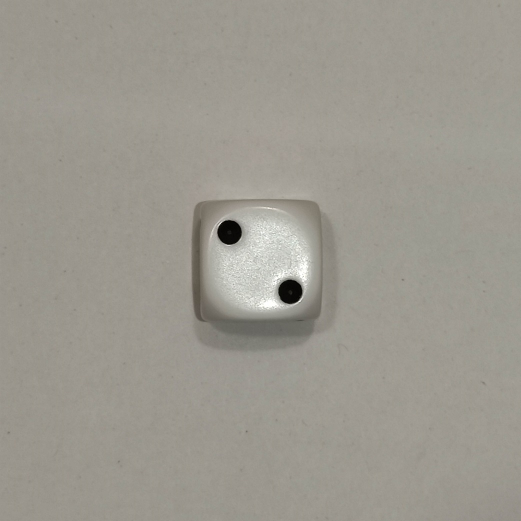
#> input picture set/0/1 (1).jpg, 1042 x 1042 px (shown at 1/2 size); its folder holds only this picture in this run
$ jupyter execute --allow-errors obrazy_final.ipynb
#> lines starting #> are read from the running program, lines starting #| are printed output that depends on the picture; after the words box and inside, x2 and y2 are one past the last pixel; in counts of white or black regions, pixels touching at a corner belong together
[cell 1]
import numpy as np
import cv2 as cv
import os
from skimage import data, io, filters, measure, feature, exposure

[cell 2]
def markCnt(cnt):
    M = cv.moments(cnt)
    if M['m00']>0 :
        cx = int(M['m10']/M['m00'])
        cy = int(M['m01']/M['m00'])
        #cv.putText(img_c, str(i), (cx-10, cy+6), cv.FONT_HERSHEY_SIMPLEX, 0.5, (0, 0, 255), 1)
        return [cx,cy]
    else:
        return [0,0]

def isEllipse(cnt, area):
    if(len(cnt)<=5):
        return False
    else:
        ellipse = cv.fitEllipse(cnt)
        (x, y), (MA, ma), angle = cv.fitEllipse(cnt)
        A = np.pi * MA * ma/4
        if area < 5:
            return False
        if A/area<1.2:
            return True
        else:
            return False

def solidityCircle(cnt, area,sc):
    (x,y),radius = cv.minEnclosingCircle(cnt)
    center = (int(x),int(y))
    solidityCircle = float(area)/(max(radius**2,0.000001) * np.pi)
    return solidityCircle

def isCircle(cnt):
    perimeter = cv.arcLength(cnt,True)
    epsilon = 0.02*perimeter
    approx = cv.approxPolyDP(cnt,epsilon,True)
    if len(approx)>5:
        return True
    else:
        return False

def dist(x1,y1,x2,y2):
    return np.sqrt((x1-x2)**2 + (y1-y2)**2)

def groupWalls(angles, latitude):
    angles = sorted(angles)
    first = angles[0]
    tmp = []
    for angle in angles:
        if angle - first > latitude:
            yield tmp
            tmp = []
        tmp.append(angle)
        first = angle
    yield tmp

def groupWallsByAngleDistance(circles, latitudeAngle, latitudeDistance):
    res = []
    circles = sorted(circles,key = lambda circle: circle.a)
    while len(circles)>0:
        cands = []

        first = circles[0]
        for circle in circles:
            if circle.a - first.a < latitudeAngle:
                cands.append(circle)
                first = circle
        first = cands[0]
        minD = calcMinDist(cands)
        wall = []
        for circle in cands:
            if dist(first.x, first.y, circle.x, circle.y) < minD*latitudeDistance:
                wall.append(circle)
            else:
                continue
        wallOnlyCnt = []
        for circle in wall:
            wallOnlyCnt.append(circle.i)
            index = None
            for z,c2 in enumerate(circles):
                if c2.i == circle.i:
                    index = z
            circles.pop(index)
        res.append(wallOnlyCnt)
    return res

class Circle:
    def __init__(self,i,x,y,a):
        self.i = i
        self.x = x
        self.y = y
        self.thisDistances = {}
        self.Arr =[]
        self.a = a

[cell 3]
def calcDistances(circles):
    for c1 in circles:
        tmp = {}
        for c2 in circles:
            if c1.i != c2.i:
                tmp[c2.i] = dist(c1.x,c1.y,c2.x,c2.y)
        c1.Arr = sorted(tmp.items(), key =
             lambda kv:(kv[1], kv[0]))
        c1.thisDistances = tmp
def calcMinDist(circles):
    distArr = []
    for c in circles:
        for k,v in c.thisDistances.items():
            distArr.append([c.i, k, v])
    distArr = sorted(distArr, key = lambda t:t[2])
    minDist = distArr[0][2]
    return minDist

def clearDir(folder):
#> further down, img_c is the input picture: shape (1042, 1042, 3); mean B, G, R 143.8, 152.9, 156.4
#> `p_l, p_r = np.percentile(imgray, (0, 60))`: p_l = 6; p_r = 154
#> `imexp = exposure.rescale_intensity(imgray, in_range=(p_l, p_r))`:
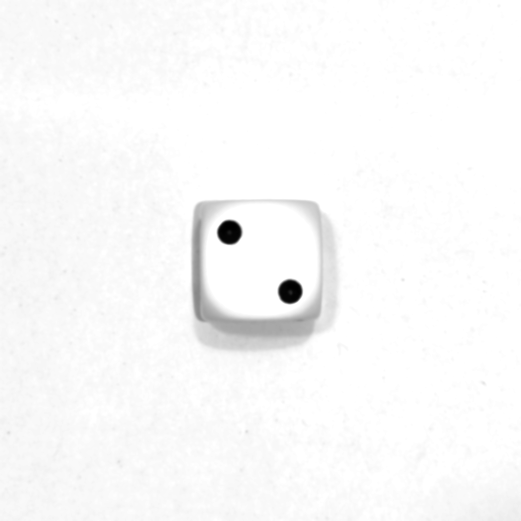
#> imexp: shape (1042, 1042) (shown at 1/2 size); min 0, max 255, mean 249.4
#> `imscaled = cv.inRange(imexp, 90, 255)`:
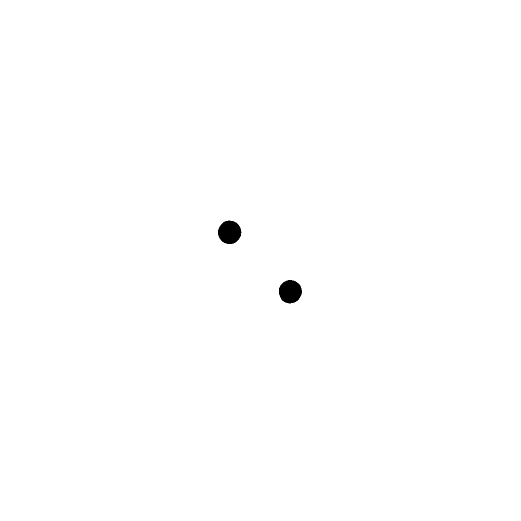
#> imscaled: shape (1042, 1042) (shown at 1/2 size); 99.7% white; 2 black regions
#> `ret, thresh = cv.threshold(imscaled, 127, 255, cv.THRESH_BINARY+cv.THR..`: ret = 0
#> `contours, hierarchy = cv.findContours(thresh, cv.RETR_TREE, cv.CHAIN_A..`: contours = 3 contours; box (x1, y1, x2, y2) and area: (0, 0, 1042, 1042) 1083681, (435, 440, 484, 489) 1774, (557, 559, 605, 608) 1748
#> the loop `for i, cnt in enumerate(contours):` made 3 passes
#> after the loop `for i, cnt in enumerate(contours):`:
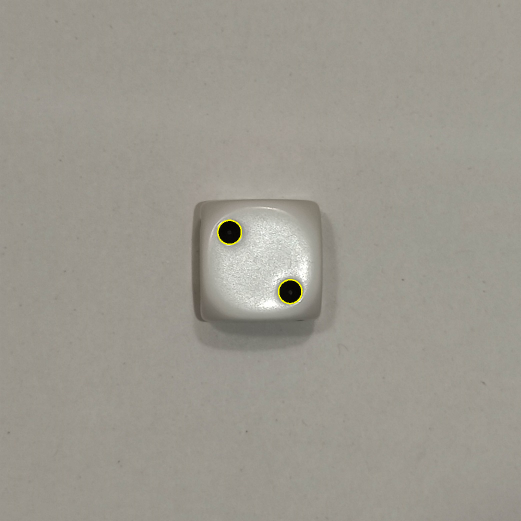
#> img_c: shape (1042, 1042, 3) (shown at 1/2 size); 0.08% of pixels changed, all inside (x1, y1, x2, y2) = (434, 439, 606, 609)
#> after the loop `for i, cnt in enumerate(contours):`: angles = [-1, -1]; circles = 2 items
    for filename in os.listdir(folder):
        file_path = os.path.join(folder, filename)
        try:
            if os.path.isfile(file_path) or os.path.islink(file_path):
                os.unlink(file_path)
            elif os.path.isdir(file_path):
                shutil.rmtree(file_path)
        except Exception as e:
            print('Failed to delete %s. Reason: %s' % (file_path, e))

colors = [(255,0,0),(0,255,0),(0,0,255),(219, 77, 77),(167, 219, 77),(77, 134, 219),(198, 77, 219),(219, 108, 77),(77, 219, 191),(77, 98, 219),(219, 77, 188),(219, 139, 77),(77, 212, 219),(84, 77, 219),(219, 77, 167),(219, 188, 77),(77, 219, 165),(103, 77, 219),(219, 77, 139),(210, 219, 77),(77, 179, 219),(127, 77, 219),(219, 77, 93)]
def addHoop(c,wall, contours):
    bgr=colors[c-1]
    cv.putText(img_c, str(len(wall)), (10, c*50), cv.FONT_HERSHEY_SIMPLEX, 1.5, tuple(bgr), 2)
    newCounters = []
    for cnt in wall:
        newCounters.extend(contours[cnt])
    rect = cv.minAreaRect(np.array(newCounters))
    box = cv.boxPoints(rect)
    box = np.int0(box)
    cv.drawContours(img_c,[box],0,tuple(bgr),3)

[cell 4]
walls_by_angle = [] #liczba oczek na ścianach
latitude = 180*0.05 #tolerancja
latitudeDistance = 5 #tolerancja odleglosc oczek na jednej scianie przemnozona razy minimalna odleglosc
aproxCircle = 0.9 #czy jest okragiem dla funkcji solidityCircle
sets = ['set/0','set/1', 'set/2', 'set/3'] #foldery z obrazami


#> (the rest of this cell did not finish here and is left out)

#> the loop in calcDistances, `for c1 in circles:` made 2 passes
#> c1.thisDistances on passes 1 to 2: {2: 169.7}, {1: 169.7}
#> `tmp = list(groupWalls(angles, latitude))`: tmp = [[-1, -1]]
#> the loop `for g in tmp:` made 1 pass
#> (g, c) on pass 1: ([-1, -1], 2)
#| liczba oczek na scianie 1 :  2
#> after the loop `for g in tmp:`: c = 2

        print('Group by angle')
        tmp = list(groupWalls(angles, latitude))
        c = 1
        for g in tmp:
            print('liczba oczek na scianie', c, ': ', len(g))
            c += 1

        print('Group by angle and distance')
        tmp = list(groupWallsByAngleDistance(list(circles), latitude, latitudeDistance))
#> in groupWallsByAngleDistance, `circles = sorted(circles,key = lambda circle: circle.a)`: circles = 2 items
#> the loop in groupWallsByAngleDistance, `while len(circles)>0:` made 1 pass
#> (distArr in calcMinDist, minDist in calcMinDist, minD) on pass 1: ([[1, 2, 169.7], [2, 1, 169.7]], 169.7, 169.7)
#> after the loop in groupWallsByAngleDistance, `while len(circles)>0:`: circles = []; res = [[1, 2]]
#> the loop `for c,wall in enumerate(tmp):` made 1 pass
#> (c, wall, liczbaOczek, bgr in addHoop, rect in addHoop, box in addHoop) on pass 1: (0, [1, 2], 2, (255, 0, 0), ((519.5, 523.5), (48.11, 216.4), -45.48), [[579, 616], [425, 464], [459, 430], [613, 582]])
#| liczba oczek na scianie 1 :  2 , kontury: [1, 2]
#> after the loop `for c,wall in enumerate(tmp):`: liczbaOczek = 2
#> `cv.imwrite(res, img_c)`:
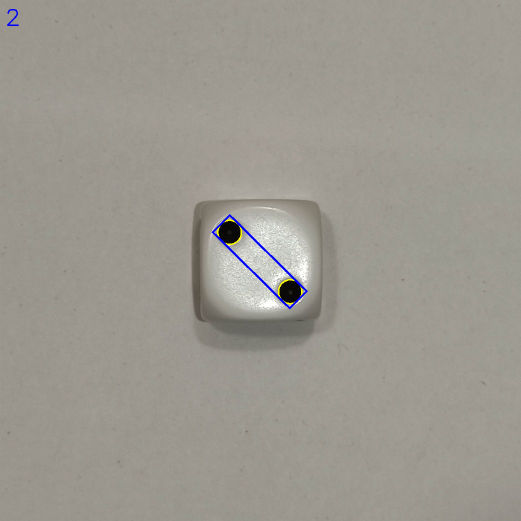
#> saved as 1 (1).jpg: shape (1042, 1042, 3) (shown at 1/2 size); mean B, G, R 144, 152.6, 156.1

        for c,wall in enumerate(tmp):
            liczbaOczek+=len(wall)
            print('liczba oczek na scianie', c+1, ': ', len(wall), ', kontury:',wall)
            if len(tmp)<=300:
                addHoop(c+1,wall, contours)
        print('')
        res = os.path.join('result/' + str(index), fileName)
        cv.imwrite(res, img_c)
